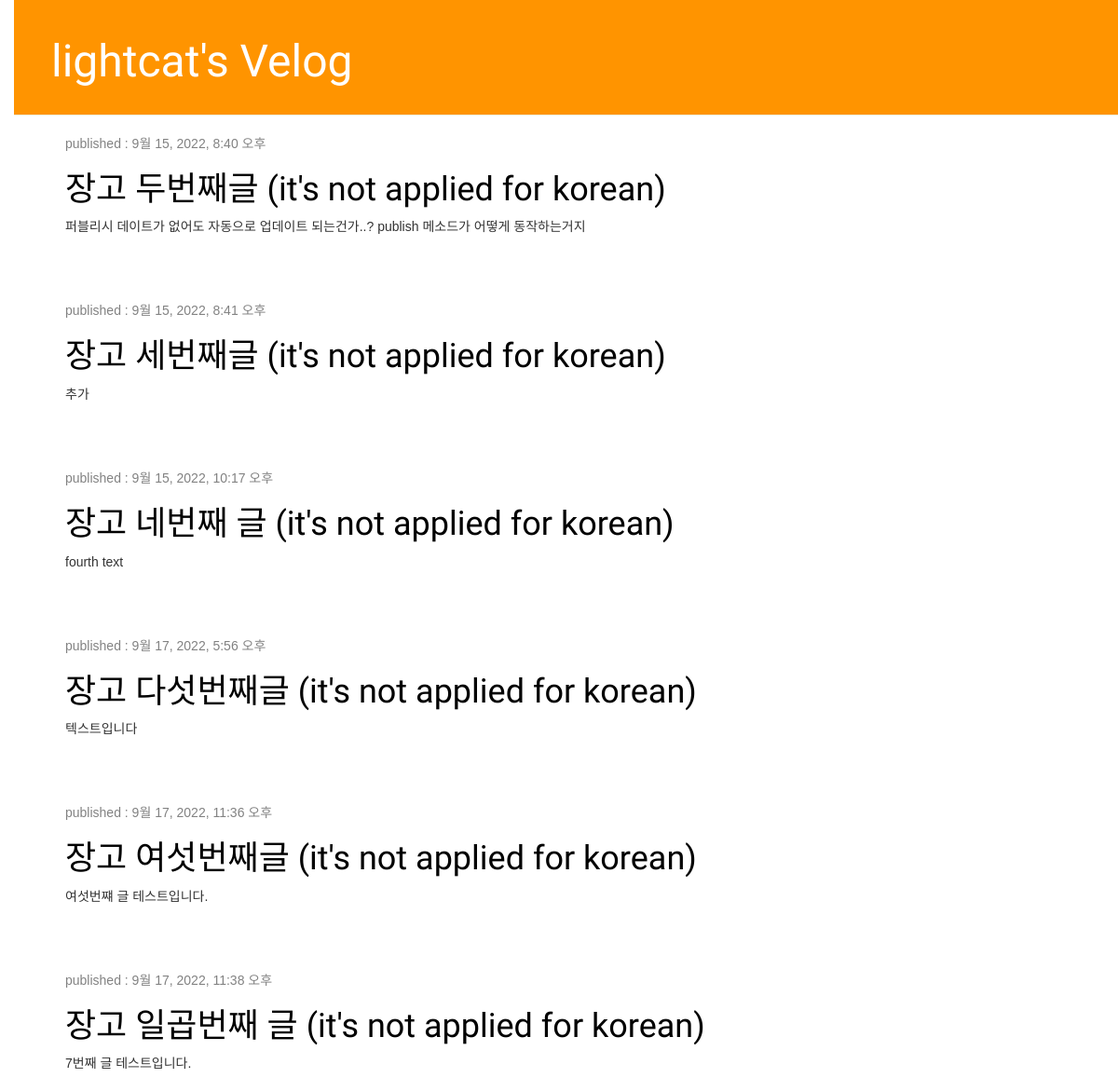
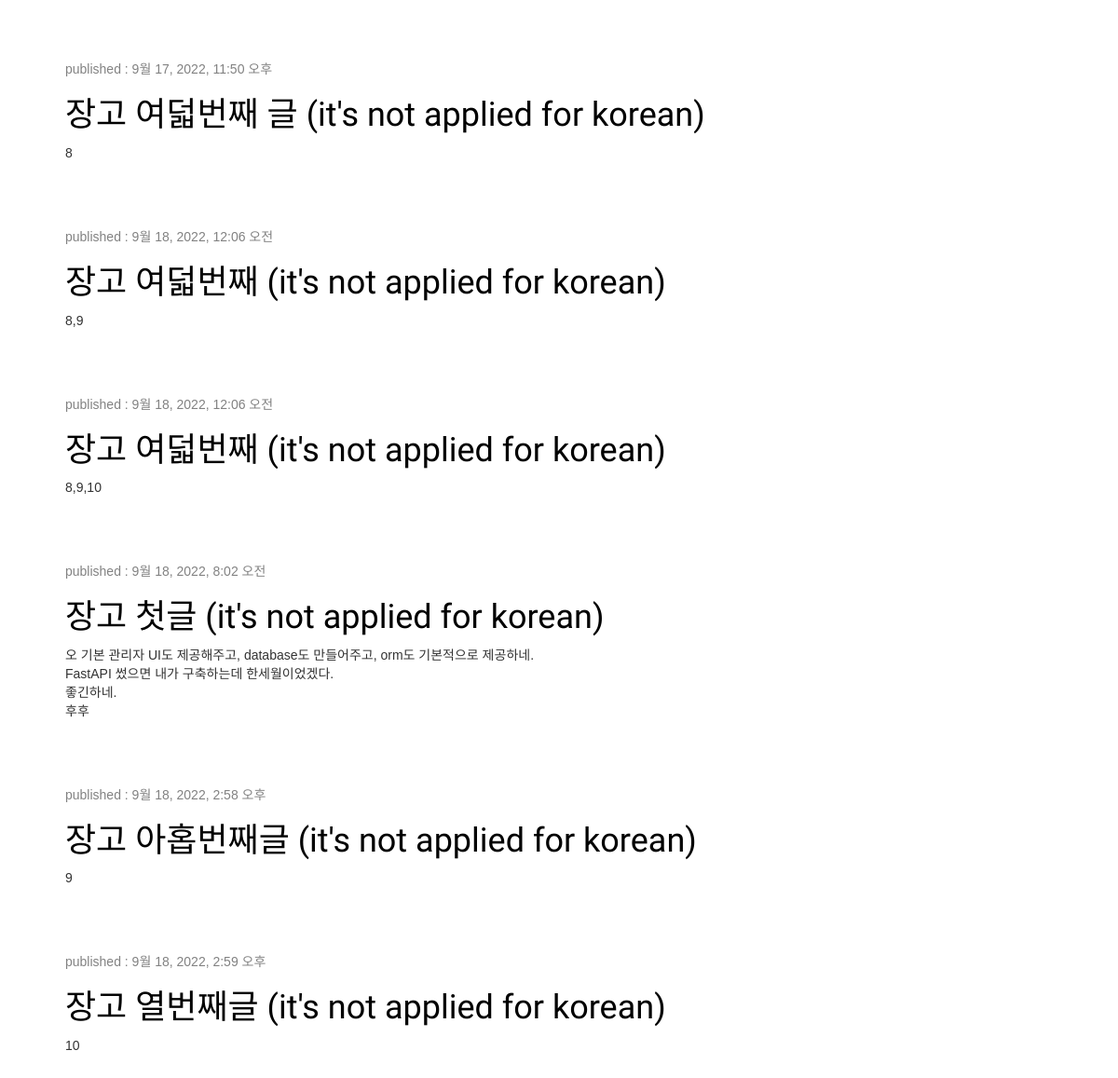
Page /post/ on the committed database (2 pictures, top to bottom).
### blog/models.py (models this page shows, shortened)
class Post(models.Model):
    author = models.ForeignKey(settings.AUTH_USER_MODEL, on_delete=models.CASCADE)
    title = models.CharField(max_length=200)
    text = models.TextField()
    created_date = models.DateTimeField(default=timezone.now)
    published_date = models.DateTimeField(blank=True, null=True)

### blog/views.py (the view)
# urls.py: path('post/', views.post_list, name='post_list'),
def post_list(request):
    posts = Post.objects.filter(published_date__lte=timezone.now()).order_by('published_date')
    return render(request, 'blog/post_list.html', {'posts': posts})

### blog/templates/blog/post_list.html
{% extends 'blog/base.html' %}
{% block content %}
{% for post in posts %}
<div class="post">
    <div class="date">
        <p>published : {{ post.published_date }}</p>
    </div>
    <h1><a href="{% url 'post_detail' pk=post.pk %}">{{ post.title }} (it's not applied for korean)</a></h1>
    <p>{{ post.text|linebreaksbr }}</p>
</div>
{% endfor %}
{% endblock %}

### blog/static/css/blog.css (style rules this page uses)
h1, h2, h3, h4 { font-family: 'Lobster', 'Noto Sans KR', sans-serif; }
p { font-family: 'Noto Sans KR', sans-serif; }
.date { color: #828282; }
.post { margin-bottom: 70px; }
.post h1 a, .post h1 a:visited { color: #000000; }
body { padding-left: 15px; }

### rows in the picture
Post: published_date "9월 15, 2022, 8:40 오후", title "장고 두번째글", text "퍼블리시 데이트가 없어도 자동으로 업데이트 되는건가..? publish 메소드가 어떻게 동작하는거지"
Post: published_date "9월 15, 2022, 8:41 오후", title "장고 세번째글", text "추가"
Post: published_date "9월 15, 2022, 10:17 오후", title "장고 네번째 글", text "fourth text"
Post: published_date "9월 17, 2022, 5:56 오후", title "장고 다섯번째글", text "텍스트입니다"
Post: published_date "9월 17, 2022, 11:36 오후", title "장고 여섯번째글", text "여섯번쨰 글 테스트입니다."
Post: published_date "9월 17, 2022, 11:38 오후", title "장고 일곱번째 글", text "7번째 글 테스트입니다."
Post: published_date "9월 17, 2022, 11:50 오후", title "장고 여덟번째 글", text "8"
Post: published_date "9월 18, 2022, 12:06 오전", title "장고 여덟번째", text "8,9"
Post: published_date "9월 18, 2022, 12:06 오전", title "장고 여덟번째", text "8,9,10"
Post: published_date "9월 18, 2022, 8:02 오전", title "장고 첫글", text "오 기본 관리자 UI도 제공해주고, database도 만들어주고, orm도 기본적으로 제공하네. FastAPI 썼으면 내가 구축하는데 한세월이었겠다. 좋긴하네. 후후"
Post: published_date "9월 18, 2022, 2:58 오후", title "장고 아홉번째글", text "9"
Post: published_date "9월 18, 2022, 2:59 오후", title "장고 열번째글", text "10"
